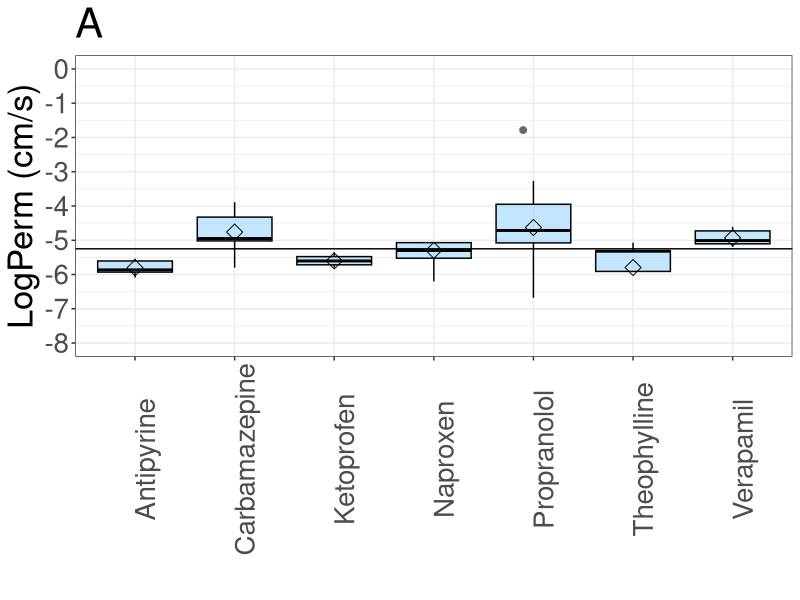
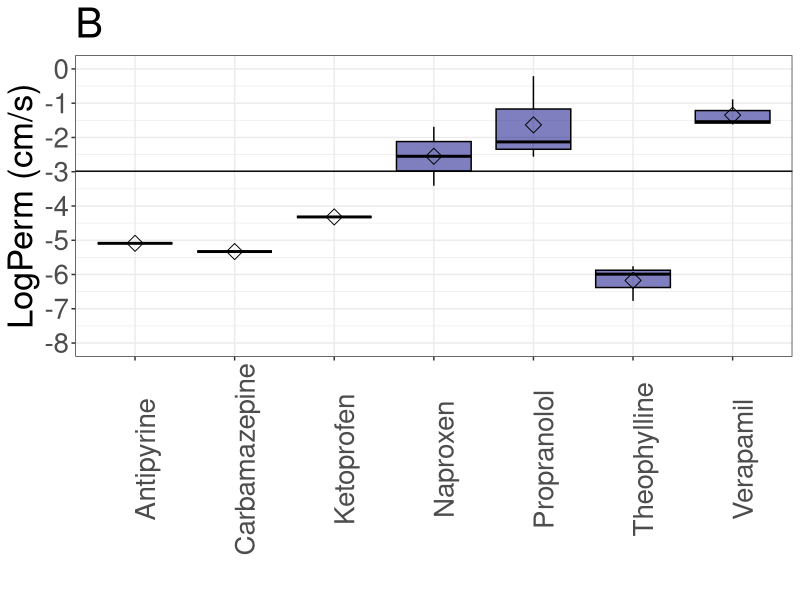

Write the R code that produced these figures, in order.
# Install required packages
install.packages("ggpubr")
install.packages("dplyr")
install.packages("tidyverse")

# Load packages
library(tidyverse)
library(dplyr)
library(ggplot2)
library(grid)

data_for_boxplot <- read.csv("inputs/box_plot_datset.csv", header = TRUE, sep = ";", blank.lines.skip = TRUE)

EPAM <- subset(data_for_boxplot, method == "EPAM")

# Calculation of median
EPAM_median_of_logPerm = median(EPAM$LogPerm)

box_plot_PAMPA_EPAM <- ggplot(EPAM, aes(x = Name, y = LogPerm)) +
  geom_boxplot(color = "black", fill = "lightskyblue", alpha = 0.5, outlier.shape = NA)+
  theme_bw()+
  labs( y = "LogPerm (cm/s)", x = " ")+
  theme(text = element_text(size = 25), axis.text.x = element_text(angle = 90), legend.position = "none") +
  stat_summary(fun.y=mean, geom="point", shape=23, size=4) +
  labs(title = "A")+
  geom_hline(yintercept=EPAM_median_of_logPerm)

box_plot_PAMPA_EPAM  <- box_plot_PAMPA_EPAM  + geom_point(data = subset(EPAM, LogPerm %in% boxplot.stats(EPAM$LogPerm)$out),
                    aes(y = LogPerm, color = method),
                    position = position_jitter(width = .2), size = 2)+
                    scale_color_manual(values=c("dimgray", "firebrick"))+
                    scale_y_continuous(breaks = seq(-8,3, by=1), limits = c(-8,0))

# Save to file
pdf(file="outputs/box plots/01-A.pdf",
    width=16,
    height = 12)

box_plot_PAMPA_EPAM

dev.off()


## The same with EPAMOL ##
EPAMOL <- subset(data_for_boxplot, method == "EPAMOL")

EMAPOL_median_of_logPerm = median(EPAMOL$LogPerm)

box_plot_PAMPA_EPAMOL <- ggplot(EPAMOL, aes(x = Name, y = LogPerm)) +
  geom_boxplot(color = "black", fill = "navy", alpha = 0.5, outlier.shape = NA)+
  theme_bw()+
  labs( y = "LogPerm (cm/s)", x = " ")+
  theme(text = element_text(size = 25), axis.text.x = element_text(angle = 90), legend.position = "none") +
  stat_summary(fun.y=mean, geom="point", shape=23, size=4) +
  labs(title = "B")+
  geom_hline(yintercept=EMAPOL_median_of_logPerm)

box_plot_PAMPA_EPAMOL  <- box_plot_PAMPA_EPAMOL  + geom_point(data = subset(EPAMOL, LogPerm %in% boxplot.stats(EPAMOL$LogPerm)$out),
                    aes(y = LogPerm, color = method),
                    position = position_jitter(width = .2), size = 2)+
                    scale_color_manual(values=c("dimgrey", "firebrick"))+
                    scale_y_continuous(breaks = seq(-8,3, by=1), limits = c(-8,0))


# Save to file
pdf(file="outputs/box plots/01-B.pdf",
    width=16,
    height = 12)

box_plot_PAMPA_EPAMOL

dev.off()
